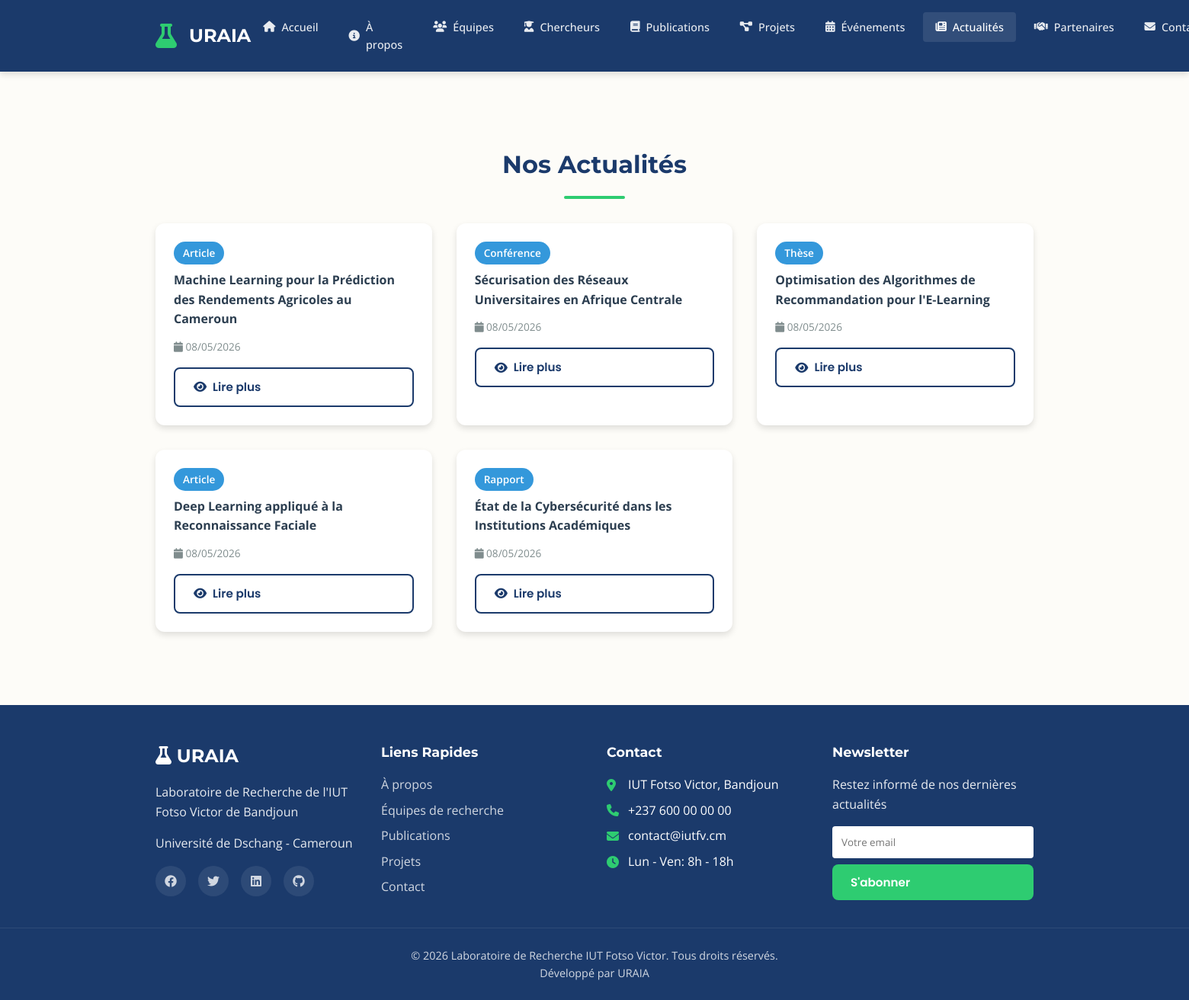
Page /actualites.php on the committed database.
### tables this page shows
CREATE TABLE IF NOT EXISTS publications (
    idpub INT(4) PRIMARY KEY AUTO_INCREMENT,
    type VARCHAR(50),
    titre VARCHAR(300),
    auteurs VARCHAR(300),
    source VARCHAR(300),
    cover VARCHAR(100),
    contenu TEXT,
    annee VARCHAR(10),
    iduser BIGINT UNSIGNED,
    created_at TIMESTAMP DEFAULT CURRENT_TIMESTAMP,
    updated_at TIMESTAMP NULL ON UPDATE CURRENT_TIMESTAMP,
    FOREIGN KEY (iduser) REFERENCES users(id) ON DELETE CASCADE
);

### includes/functions.php (called while the page is built, shortened)
<?php
function e($string) {
    return htmlspecialchars($string, ENT_QUOTES, 'UTF-8');
}
function formatDate($date, $format = 'd/m/Y') {
    return date($format, strtotime($date));
}
?>

### actualites.php (the view, shortened to what this page needs)
<?php
require_once __DIR__ . '/includes/header.php';
$stmt = $pdo->query("SELECT * FROM publications ORDER BY created_at DESC LIMIT 10");
$actualites = $stmt->fetchAll();
?>
<section class="page-section">
    <div class="container">
        <h2 class="section-title">Nos Actualités</h2>
        <?php if (empty($actualites)): ?>
        <div class="card">
            <div class="card-body" style="text-align: center; padding: 3rem;">
                <i class="fas fa-newspaper" style="font-size: 3rem; color: var(--color-text-light); margin-bottom: 1rem;"></i>
                <p>Aucune actualité pour le moment.</p>
            </div>
        </div>
        <?php else: ?>
        <div class="grid grid-3">
            <?php foreach ($actualites as $actu): ?>
            <div class="card">
                <div class="card-body">
                    <span class="badge badge-info" style="margin-bottom: 0.5rem;"><?= e($actu['type']) ?></span>
                    <h4 style="margin-bottom: 0.75rem; font-size: 1rem;"><?= e($actu['titre']) ?></h4>
                    <p style="font-size: 0.85rem; color: var(--color-text-light); margin-bottom: 1rem;">
                        <i class="fas fa-calendar"></i> <?= formatDate($actu['created_at']) ?>
                    </p>
                    <a href="#" class="btn btn-sm btn-outline" style="width: 100%;">
                        <i class="fas fa-eye"></i> Lire plus
                    </a>
                </div>
            </div>
            <?php endforeach; ?>
        </div>
        <?php endif; ?>
    </div>
</section>
<?php require_once __DIR__ . '/includes/footer.php'; ?>

### css/style.css (style rules this page uses)
:root { --color-primary: #1B3A6B; --color-secondary: #6C3483; --color-accent: #2ECC71; --color-bg-light: #FDFCF8; --color-bg-white: #FFFFFF; --color-text-dark: #2C3E50; --color-text-light: #7F8C8D; --color-border: #E0E0E0; --color-bg-dark: #1B3A6B; --color-bg-card-dark: #2C4B7E; --color-text-dark-mode: #FDFCF8; --color-secondary-light: #9B59B6; --font-primary: 'Poppins', sans-serif; --font-secondary: 'Montserrat', sans-serif; --font-body: 'Open Sans', sans-serif; --spacing-xs: 0.5rem; --spacing-sm: 1rem; --spacing-md: 1.5rem; --spacing-lg: 2rem; --spacing-xl: 3rem; --shadow-sm: 0 2px 4px rgba(0,0,0,0.1); --shadow-md: 0 4px 8px rgba(0,0,0,0.12); --shadow-lg: 0 8px 16px rgba(0,0,0,0.15); --radius-sm: 4px; --radius-md: 8px; --radius-lg: 12px; --radius-xl: 20px; }
* { margin: 0; padding: 0; box-sizing: border-box; }
html { scroll-behavior: smooth; }
body { font-family: var(--font-body); background-color: var(--color-bg-light); color: var(--color-text-dark); line-height: 1.6; transition: background-color 0.3s ease, color 0.3s ease; }
.container { max-width: 1200px; margin: 0 auto; padding: 0 var(--spacing-md); }
a { text-decoration: none; color: inherit; transition: color 0.3s ease; }
.btn { display: inline-flex; align-items: center; gap: 0.5rem; padding: 0.75rem 1.5rem; border: none; border-radius: var(--radius-md); font-family: var(--font-primary); font-weight: 600; font-size: 0.95rem; cursor: pointer; transition: all 0.3s ease; }
.btn-outline { background-color: transparent; border: 2px solid var(--color-primary); color: var(--color-primary); }
.card { background-color: var(--color-bg-white); border-radius: var(--radius-lg); box-shadow: var(--shadow-md); overflow: hidden; transition: transform 0.3s ease, box-shadow 0.3s ease; }
.card-body { padding: var(--spacing-md); }
.grid { display: grid; gap: var(--spacing-lg); }
.grid-3 { grid-template-columns: repeat(3, 1fr); }
.section-title { font-family: var(--font-secondary); font-size: 2rem; color: var(--color-primary); margin-bottom: var(--spacing-lg); text-align: center; position: relative; }
.section-title::after { content: ''; display: block; width: 80px; height: 4px; background-color: var(--color-accent); margin: var(--spacing-sm) auto 0; border-radius: 2px; }
.badge { display: inline-block; padding: 0.25rem 0.75rem; border-radius: var(--radius-xl); font-size: 0.85rem; font-weight: 600; }
.badge-info { background-color: #3498db; color: white; }
.page-section { padding: var(--spacing-xl) 0; }

### rows in the picture
publications: type "Article", titre "Machine Learning pour la Prédiction des Rendements Agricoles au Cameroun", created_at "08/05/2026"
publications: type "Conférence", titre "Sécurisation des Réseaux Universitaires en Afrique Centrale", created_at "08/05/2026"
publications: type "Thèse", titre "Optimisation des Algorithmes de Recommandation pour l'E-Learning", created_at "08/05/2026"
publications: type "Article", titre "Deep Learning appliqué à la Reconnaissance Faciale", created_at "08/05/2026"
publications: type "Rapport", titre "État de la Cybersécurité dans les Institutions Académiques", created_at "08/05/2026"
